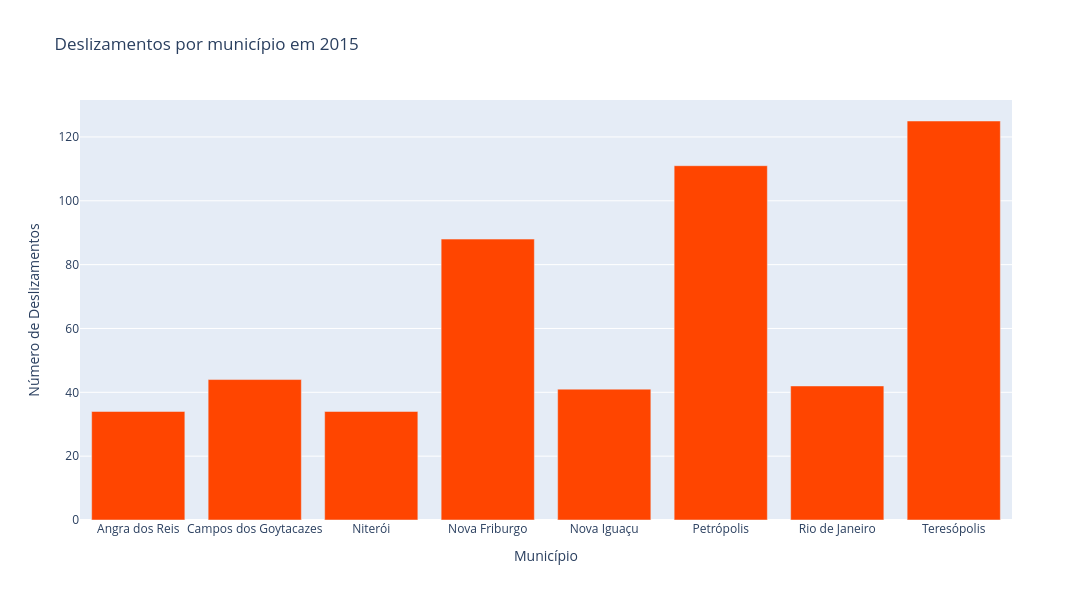

The cell this chart's notebook holds for it:
### Markdown cell above
## Distribuição dos Deslizamentos por Município em 2015

Este gráfico apresenta o total de ocorrências de deslizamentos registradas em cada município durante o ano de 2015.

A visualização permite comparar o comportamento das diferentes localidades em um período específico, identificando aquelas que apresentaram maior concentração de eventos.

A análise auxilia na compreensão da distribuição espacial dos deslizamentos dentro do estado.

### Code cell
df_2015 = (
    df[df['ano'] == 2015]
    .groupby('municipio', as_index=False)['ocorrencias_deslizamento']
    .sum()
)

fig = px.bar(
    df_2015,
    x='municipio',
    y='ocorrencias_deslizamento',
    title='Deslizamentos por município em 2015',
    labels={
        'municipio': 'Município',
        'ocorrencias_deslizamento': 'Número de Deslizamentos'
    }
)
fig.update_layout(
    width=1600,   # largura da figura
    height=600    # altura da figura
)

fig.update_traces(marker_color='#FF4500')

fig.show()

### Figure 1 — Plotly figure (JSON) as saved in the notebook; plotly's stock layout.template omitted (floating-point values rounded to 4 significant figures)
{"data": [{"hovertemplate": "Município=%{x}<br>Número de Deslizamentos=%{y}<extra></extra>", "legendgroup": "", "marker": {"color": "#FF4500", "pattern": {"shape": ""}}, "name": "", "orientation": "v", "showlegend": false, "textposition": "auto", "type": "bar", "x": ["Angra dos Reis", "Campos dos Goytacazes", "Niterói", "Nova Friburgo", "Nova Iguaçu", "Petrópolis", "Rio de Janeiro", "Teresópolis"], "xaxis": "x", "y": [34, 44, 34, 88, 41, 111, 42, 125], "yaxis": "y"}], "layout": {"barmode": "relative", "height": 600, "legend": {"tracegroupgap": 0}, "title": {"text": "Deslizamentos por município em 2015"}, "width": 1600, "xaxis": {"anchor": "y", "domain": [0, 1], "title": {"text": "Município"}}, "yaxis": {"anchor": "x", "domain": [0, 1], "title": {"text": "Número de Deslizamentos"}}}}
